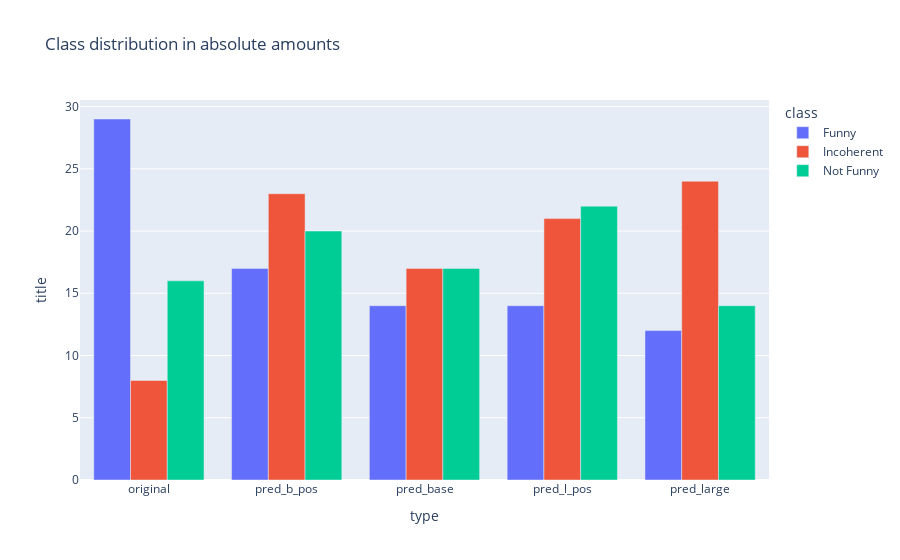

Source (notebook cell):
### Code cell
px.bar(merged.groupby(["type", "class"]).count().reset_index().sort_values("title", ascending=False), x="type", y="title", color="class", barmode="group", title="Class distribution in absolute amounts")

### Figure 1 — Plotly figure (JSON) as saved in the notebook; plotly's stock layout.template omitted (floating-point values rounded to 4 significant figures)
{"data": [{"alignmentgroup": "True", "hovertemplate": "class=Funny<br>type=%{x}<br>title=%{y}<extra></extra>", "legendgroup": "Funny", "marker": {"color": "#636efa", "pattern": {"shape": ""}}, "name": "Funny", "offsetgroup": "Funny", "orientation": "v", "showlegend": true, "textposition": "auto", "type": "bar", "x": ["original", "pred_b_pos", "pred_base", "pred_l_pos", "pred_large"], "xaxis": "x", "y": [29, 17, 14, 14, 12], "yaxis": "y"}, {"alignmentgroup": "True", "hovertemplate": "class=Incoherent<br>type=%{x}<br>title=%{y}<extra></extra>", "legendgroup": "Incoherent", "marker": {"color": "#EF553B", "pattern": {"shape": ""}}, "name": "Incoherent", "offsetgroup": "Incoherent", "orientation": "v", "showlegend": true, "textposition": "auto", "type": "bar", "x": ["pred_large", "pred_b_pos", "pred_l_pos", "pred_base", "original"], "xaxis": "x", "y": [24, 23, 21, 17, 8], "yaxis": "y"}, {"alignmentgroup": "True", "hovertemplate": "class=Not Funny<br>type=%{x}<br>title=%{y}<extra></extra>", "legendgroup": "Not Funny", "marker": {"color": "#00cc96", "pattern": {"shape": ""}}, "name": "Not Funny", "offsetgroup": "Not Funny", "orientation": "v", "showlegend": true, "textposition": "auto", "type": "bar", "x": ["pred_l_pos", "pred_b_pos", "pred_base", "original", "pred_large"], "xaxis": "x", "y": [22, 20, 17, 16, 14], "yaxis": "y"}], "layout": {"barmode": "group", "legend": {"title": {"text": "class"}, "tracegroupgap": 0}, "title": {"text": "Class distribution in absolute amounts"}, "xaxis": {"anchor": "y", "domain": [0, 1], "title": {"text": "type"}}, "yaxis": {"anchor": "x", "domain": [0, 1], "title": {"text": "title"}}}}
